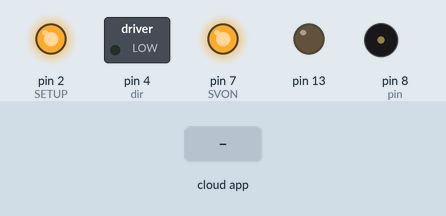
Recording of a sketch running on a simulated Arduino Uno, built with avr-gcc and run on an emulated ATmega328P. On the bench: switched loads named in the sketch (green lamp = pin HIGH), output pins drawn as LEDs (lit = HIGH), buzzer (waves = sounding). The test bench sets the inputs (shaded band). The ROS host is connected and sends only what is stated.

Above: at 1.2 s.
1.3 s: the phone or cloud app sets ACTUADORX to -100
At 1.6 s:
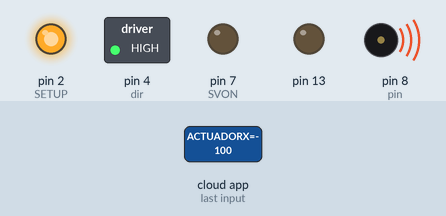
2.8 s: the phone or cloud app sets ACTUADORX to 0
At 4.0 s:
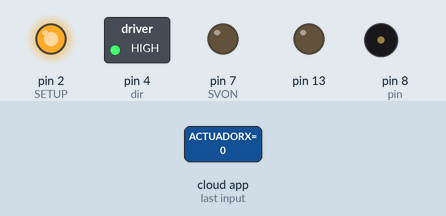
4.3 s: the phone or cloud app sets ACTUADORX to 100
At 5.1 s:
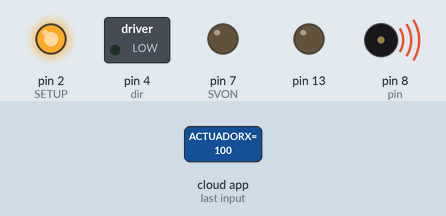
Timing chart, 0 to 7.3 s (numbered marks = the images above; inputs shaded):
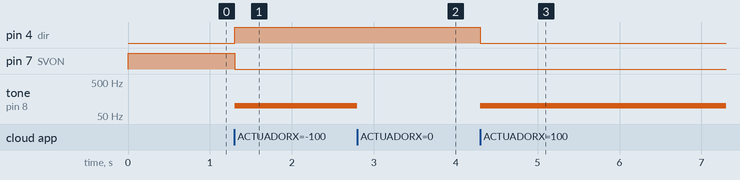

The sketch:

MovimientoX.ino
```cpp
float inc = 0; //es la variable que guarda lo que llega de ROS
float incAb=0; //es una variable auxiliar a inc para enviar a la función tone del motor
int SVON = 7;//estan cambiados por el rele
int SETUP = 2;//estan cambiados por el rele
int dir = 4;
int pin = 8;
boolean direct = LOW;

#include <ros.h>
#include <std_msgs/String.h>
#include <std_msgs/Float32.h>

ros::NodeHandle  nh; //llama la clase ROS


void messageCb( const std_msgs::Float32& toggle_msg){//Esta es la función messageCb que cuando ROS envia algo se activa
  inc=toggle_msg.data;
  digitalWrite(SVON,LOW);
//if(inc<0){
//  inc=inc*-1;
//  direct = HIGH;
//  digitalWrite(dir,direct);
//  } else if(inc>0){
//  direct = LOW;
//  digitalWrite(dir,direct);
//  }
//       tone(pin,inc);        //Pulse generation with 3kHz
//       delay(50);
//       noTone(pin);
//       while (inc==0){
//       noTone(pin);
//       nh.spinOnce();
//       }

//if(inc==4){
//      digitalWrite(13, HIGH-digitalRead(13));   // blink the led
//    }
//if (inc == 49)//1        //if the read is the key "1", switch SVON to LOW
//    {
//      digitalWrite(SVON,LOW);
//    }
//    else if (inc == 50)//2   //if the read is the key "2", switch SVON to HIGH
//    {
//      digitalWrite(SVON,HIGH);
//    }
//    else if (inc == 51)//3   //if the read is the key "3", switch SETUP to LOW
//    {
//      digitalWrite(SETUP,LOW);
//    }
//    else if (inc == 52)//4   //if the read is the key "4", switch SETUP to HIGH
//    {
//      digitalWrite(SETUP,HIGH);
//    }
//    else if (inc == 53)//5   //if the read is the key "5", initiate a routine
//    {
//        tone(pin,20000);        //Pulse generation with 3kHz
//        delay(500);           //4 second duration
//        noTone(pin);
////      tone(pin,3000);        //Pulse generation with 3kHz
////      delay(4000);           //4 second duration
////      noTone(pin);           //pulse stop
////      digitalWrite(dir,LOW); //direction toggle
////      tone(pin,2000);        //Pulse generation with 2kHz
////      delay(2000);           //2 second duration
////      noTone(pin);           //pulse stop
////      digitalWrite(dir,HIGH);//direction toggle
////      tone(pin,1000);        //Pulse generation with 1kHz
////      delay(2000);           //2 second duration
////      noTone(pin);           //pulse stop
//    }
//    else if (inc == 54)//6   //if the read is the key "5", toggle the servos direction
//    {
//      direct = !direct;
//      digitalWrite(dir,direct);
//    }
//    else if (inc == 55)//7   //if the read is the key "5", toggle the servos direction
//    {
//      for (int i = 0; i < 100; i++){
//       for (int j = 0; j < 50; j++){
//          tone(pin,4000);        //Pulse generation with 3kHz
//          delay(50);           //4 second duration
//          noTone(pin);
//
//        }
//      delay(100)  ;
//      direct = !direct;
//      digitalWrite(dir,direct);
//    }
//    }
}

ros::Subscriber<std_msgs::Float32> sub("ACTUADORX", messageCb );//llama a la función messageCb y se suscribe al topico chatter


void setup() {
  pinMode(SETUP, OUTPUT);    //Pin instantiation as output for home returning when signal is ON
  pinMode(dir,OUTPUT);       //Pin instantiation for setting the direction of motion
  pinMode(SVON, OUTPUT);     //Pin instantiation for powering the Servo

  digitalWrite(SVON,HIGH);   //Initialization of the SVON signal as HIGH. The servo turns on when the SVON signal is in the falling edge
  digitalWrite(SETUP,HIGH);  //Initialization of the SETUP signal as HIGH. The servo goes to home when SETUP signal is in the falling edge
  digitalWrite(dir,direct);  //Initialization of the direction signal as HIGH
  pinMode(13, OUTPUT);
  nh.initNode();
  nh.subscribe(sub);
}

void loop() {
  if(inc==4){
     digitalWrite(13, HIGH);
    }
  if(inc==5){
     digitalWrite(13, LOW);
    }
  if(inc<0){
  incAb=inc*-1;
  direct = HIGH;
  digitalWrite(dir,direct);
  } else if(inc>0){
  incAb=inc;
  direct = LOW;
  digitalWrite(dir,direct);
  }
       tone(pin,incAb);        //genera un pulso controlado por inc
       while (inc==0){// cuando se envia cero desde ROS el sistema se detiene con la función noTone
       noTone(pin);
       nh.spinOnce();//esta funcion se tiene que llamar para continuar la comunicación con ROS
       }
  nh.spinOnce();//esta funcion se tiene que llamar para continuar la comunicación con ROS
// if (Serial.available() > 0) {
//    inc = Serial.read();     //Reading of the serial port
//
// }
}
```

Measured:
- after the input at 1.3 s, pin 4 (dir): LOW → HIGH at once; pin 7 (SVON): HIGH → LOW at once; tone on pin 8 (pin): silent → 100 Hz at once
- after the input at 2.8 s, tone on pin 8 (pin): 100 Hz → silent at once
- after the input at 4.3 s, pin 4 (dir): HIGH → LOW at once; tone on pin 8 (pin): silent → 100 Hz at once
